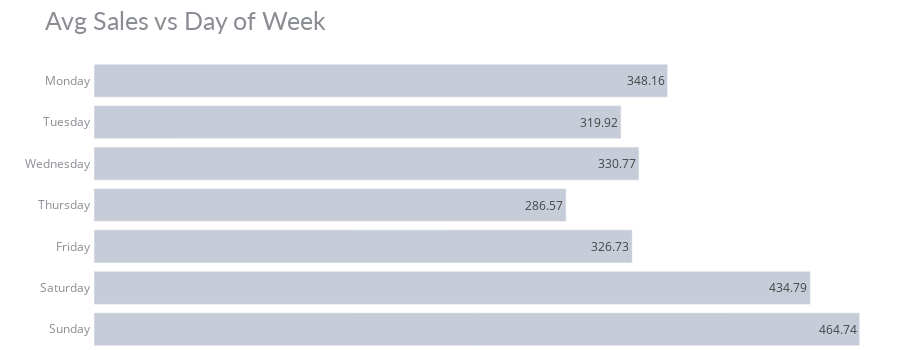

The notebook cell saved with this chart:
### Code cell
# Average sales by day
df_dw_sa = train1.groupby('day_of_week').agg({"sales" : "mean"}).reset_index()
df_dw_sa.sales = round(df_dw_sa.sales, 2)

# chart
fig = px.bar(df_dw_sa, y='day_of_week', x='sales', title='Avg Sales vs Day of Week',
             color_discrete_sequence=['#c6ccd8'], text='sales',
             category_orders=dict(day_of_week=["Monday","Tuesday","Wednesday","Thursday", "Friday","Saturday","Sunday"]))
fig.update_yaxes(showgrid=False, ticksuffix=' ', showline=False)
fig.update_xaxes(visible=False)
fig.update_layout(margin=dict(t=60, b=0, l=0, r=0), height=350,
                  hovermode="y unified", 
                  yaxis_title=" ", template='plotly_white',
                  title_font=dict(size=25, color='#8a8d93', family="Lato, sans-serif"),
                  font=dict(color='#8a8d93'),
                  hoverlabel=dict(bgcolor="#c6ccd8", font_size=13, font_family="Lato, sans-serif"))

### Figure 1 — Plotly figure (JSON) as saved in the notebook; plotly's stock layout.template omitted (floating-point values rounded to 4 significant figures)
{"data": [{"alignmentgroup": "True", "hovertemplate": "sales=%{text}<br>day_of_week=%{y}<extra></extra>", "legendgroup": "", "marker": {"color": "#c6ccd8", "pattern": {"shape": ""}}, "name": "", "offsetgroup": "", "orientation": "h", "showlegend": false, "text": [326.7, 348.2, 434.8, 464.7, 286.6, 319.9, 330.8], "textposition": "auto", "type": "bar", "x": [326.7, 348.2, 434.8, 464.7, 286.6, 319.9, 330.8], "xaxis": "x", "y": ["Friday", "Monday", "Saturday", "Sunday", "Thursday", "Tuesday", "Wednesday"], "yaxis": "y"}], "layout": {"barmode": "relative", "font": {"color": "#8a8d93"}, "height": 350, "hoverlabel": {"bgcolor": "#c6ccd8", "font": {"family": "Lato, sans-serif", "size": 13}}, "hovermode": "y unified", "legend": {"tracegroupgap": 0}, "margin": {"b": 0, "l": 0, "r": 0, "t": 60}, "title": {"font": {"color": "#8a8d93", "family": "Lato, sans-serif", "size": 25}, "text": "Avg Sales vs Day of Week"}, "xaxis": {"anchor": "y", "domain": [0, 1], "title": {"text": "sales"}, "visible": false}, "yaxis": {"anchor": "x", "categoryarray": ["Sunday", "Saturday", "Friday", "Thursday", "Wednesday", "Tuesday", "Monday"], "categoryorder": "array", "domain": [0, 1], "showgrid": false, "showline": false, "ticksuffix": " ", "title": {"text": " "}}}}
